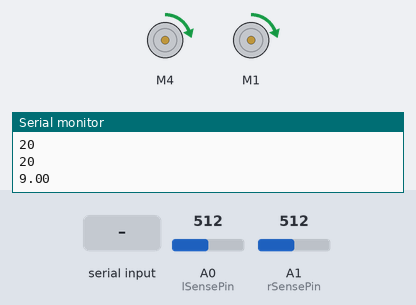
Bench run of a sketch on a simulated Arduino Uno, built with avr-gcc and run on an emulated ATmega328P. Shown: 2 × DC motor (green arrow = forward, orange = backward, longer = faster), the last lines printed to the serial monitor. The test bench sets the inputs (shaded band); at power-on: A0 (lSensePin) = 512, A1 (rSensePin) = 512.

Above: at 1.2 s.
1.3 s: A0 (lSensePin) set to 716
At 2.5 s:
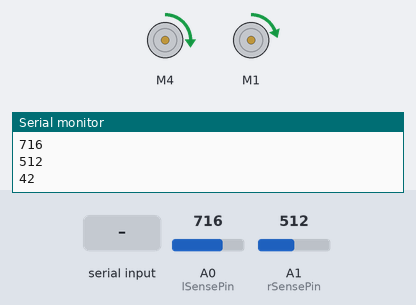
2.8 s: "90,45\n" received over Serial
At 3.4 s:
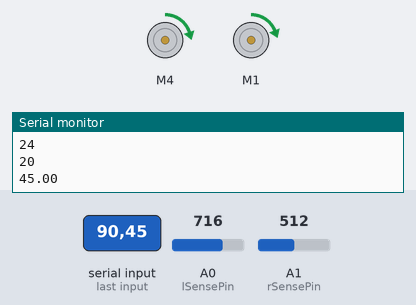
5.4 s: "5\n" received over Serial
At 6.2 s:
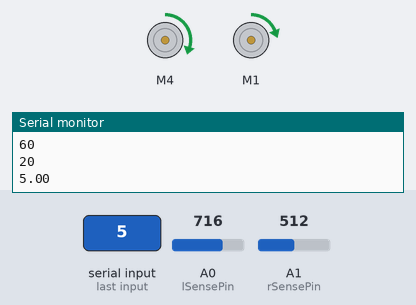
Timing chart, 0 to 8.4 s (numbered marks = the images above; inputs shaded):
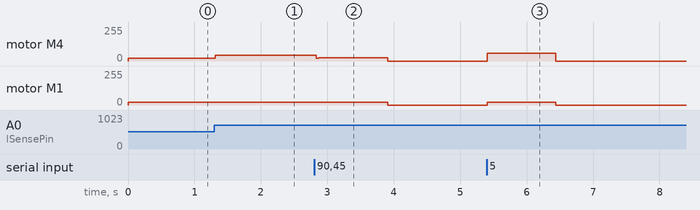

The sketch:

PID_v2_MostlyP.ino
```cpp
//VERSION 3 OF INCREMENTAL TESTING BY LAUREN and ISAAC
//Runs motors at speed based on sensor values

//currently:
//PROBLEMS:

// Initial PID loop control for line follower
#include <stdlib.h>

// Load motor shield libraries
#include <Wire.h>
#include <Adafruit_MotorShield.h>
#include "utility/Adafruit_MS_PWMServoDriver.h"


//Variables:
int lSense; // Set initial left sensor value
int rSense; // Set initial right sensor value
float Kp = 9; // Setpoint value for P control
int lRead; // Initialize variable for reading left sensor values
int rRead; // Initialize variable for reading right sensor values
int lSpeed; // Initialize variable for left motor speed
int rSpeed; // Intialize variable for right motor speed

// Pin setup
const byte lSensePin  = A0; //Initialize left sensor in analog pin 0
const byte rSensePin = A1; //Initialize right sensor in analog pin 1

// Call Adafruit library and set Adafruit motor values
Adafruit_MotorShield AFMS = Adafruit_MotorShield();
// Initialize left motor on Motor port 4
Adafruit_DCMotor *lMotor  = AFMS.getMotor(4);
// Initialize right motor on Motor port 1
Adafruit_DCMotor *rMotor = AFMS.getMotor(1);


void setup() {
  // Set up Serial Port
  Serial.begin(9600);
  // Take initial sensor readings from left and right sensors
  lSense = analogRead(A0);
  rSense = analogRead(A1);
  // Set up Motors
  AFMS.begin();
  // Set initial speeds for left and right motors
  // From 0 to 255
  lMotor -> setSpeed(20);
  rMotor -> setSpeed(20);
  // Run Motors
  lMotor ->  run(FORWARD);
  rMotor ->  run(FORWARD);
  //
  lMotor -> run(RELEASE);
  rMotor -> run(RELEASE);
}

void loop() {
  //Get data from Sensors
  lRead = analogRead(lSensePin);
  rRead = analogRead(rSensePin);

  //Read incoming sensor data
  if (Serial.available() > 0) {

    Kp = Serial.parseFloat(); //Set new Kp value based on serial data from sensors
  }

  // Run Motors Forward
  lMotor -> run(FORWARD);
  rMotor -> run(FORWARD);

  //Equation for motor speeds based on sensor readings
  lSpeed = 20 - (lSense - lRead) / Kp; // Sets speed based on sensor readings divided by setpoint value
  if (lSpeed < 0) {
    lSpeed = 0;
  }

  rSpeed = 20 - (rSense - rRead) / Kp; // Sets speed based on sensor readings divided by setpoint value

  if (rSpeed < 0) {
    rSpeed = 0;
  }

  //Set motor speeds based on distance readings
  lMotor -> setSpeed(lSpeed);
  rMotor -> setSpeed(rSpeed);

  // Print values for everything
  Serial.println(lSense);
  Serial.println(rSense);
  Serial.println(lRead);
  Serial.println(rRead);
  Serial.println(lSpeed);
  Serial.println(rSpeed);
  Serial.println(Kp);
}
```

Measured:
- after the input at 1.3 s, motor M4: forward 20/255 → forward 42/255 at once
- after the input at 2.8 s, motor M4: forward 42/255 → forward 24/255 at once, → stopped 1.1 s later; motor M1: forward 20/255 → stopped after 1.1 s
- after the input at 5.4 s, motor M4: stopped → forward 60/255 at once, → stopped 1.0 s later; motor M1: stopped → forward 20/255 at once, → stopped 1.0 s later
